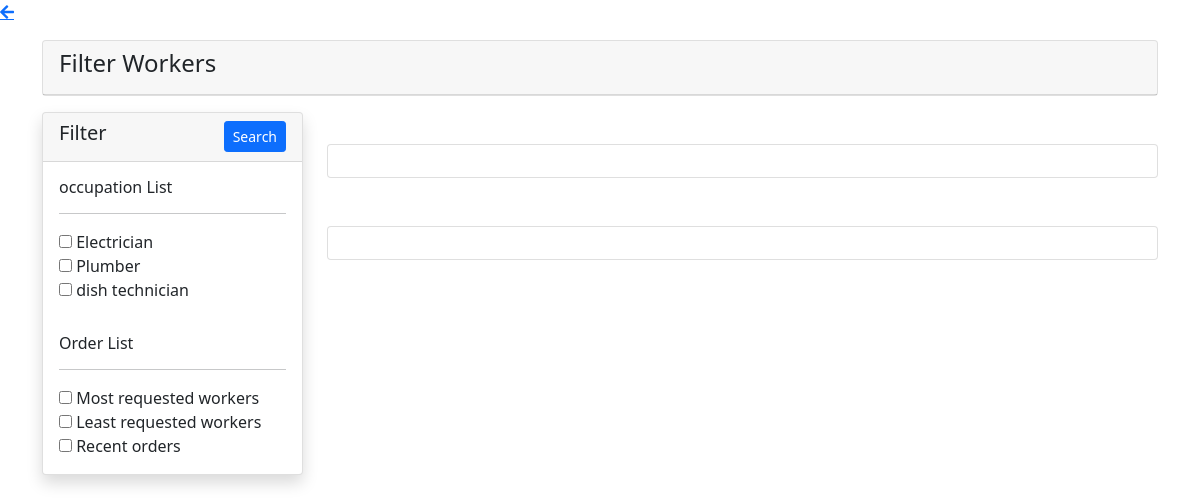
/Mend/View/filter2.php (signed in), run on the app's committed database.
### tables this page shows
CREATE TABLE IF NOT EXISTS `occupation` (
  `occupation_id` int(10) NOT NULL,
  `occupation_type` varchar(30) NOT NULL,
  PRIMARY KEY (`occupation_id`)
);

### Mend/View/filter2.php (the view, shortened to what this page needs)
<!DOCTYPE html>
<html lang="en">
<head>
    <link href="https://cdn.jsdelivr.net/npm/bootstrap@5.0.0-beta1/dist/css/bootstrap.min.css" rel="stylesheet">
    <link rel="stylesheet" href="https://cdnjs.cloudflare.com/ajax/libs/font-awesome/5.15.3/css/all.min.css">
    <link rel="stylesheet" href="https://cdnjs.cloudflare.com/ajax/libs/font-awesome/5.15.3/css/all.min.css" />
    <link href="../csss/bootstrap-grid.min.css" rel="stylesheet">
</head>
<body>
    <header>
        <div class="icons"><a href="customer.php" class="fas fa-arrow-left"></a></div>
    </header>
    <div class="container">
        <div class="row">
            <div class="col-md-12">
                <div class="card mt-3">
                    <div class="card-header">
                        <h4>Filter Workers</h4>
                    </div>
                </div>
            </div>
            <div class="col-md-3">
                <form action="" method="GET">
                    <div class="card shadow mt-3">
                        <div class="card-header">
                            <h5>Filter
                                <button type="submit" class="btn btn-primary btn-sm float-end">Search</button>
                            </h5>
                        </div>
                        <div class="card-body">
                            <h6>occupation List</h6>
                            <hr>
                            <?php
                                $con = mysqli_connect("localhost","root","","menddatabase");
                                $occup_query = "SELECT * FROM occupation";
                                $occup_query_run  = mysqli_query($con, $occup_query);
                                if(mysqli_num_rows($occup_query_run) > 0)
                                {
                                    foreach($occup_query_run as $occuplist)
                                    {
                                        $checked = [];
                                        ?>
                                            <div>
                                                <input type="checkbox" name="occupation[]" value="<?= $occuplist['occupation_id']; ?>"
                                                    <?php if(in_array($occuplist['occupation_id'], $checked)){ echo "checked"; } ?>
                                                 />
                                                <?= $occuplist['occupation_type']; ?>
                                            </div>
                                        <?php
                                    }
                                }
                                else
                                {
                                    echo "No Occupation Found";
                                }
                            ?>
                        </div>
                        <div class="card-body">
                            <h6>Order List</h6>
                            <hr>
                            <?php
                                $con = mysqli_connect("localhost","root","","menddatabase");
                                $request_query = "SELECT * FROM request";
                                $request_query_run  = mysqli_query($con, $request_query);
                                if(mysqli_num_rows($request_query_run) > 0)
                                {
                                        ?>
                                            <div>
                                                <input type="checkbox" name="order1" value="most  "  id="most"
                                                />
                                                 <label for="most"> Most requested workers</label><br>
                                                 <input type="checkbox" name="order2" value=" least "   id="least"
                                                />
                                                 <label for="least"> Least requested workers</label><br>
                                                 <input type="checkbox" name="order3" value="recent "   id="recent"
                                                />
                                                 <label for="recent">Recent orders</label><br>
                                            </div>
                                        <?php
                            }
                                else
                                {
                                    echo "No Orders Found";
                                }
                            ?>
                        </div>
                    </div>
                </form>
            </div>
            <div class="col-md-9 mt-5">
                <div class="card ">
                    <div class="card-body row">
                    </div>
                </div>
                <div class="card mt-5">
                <div class="card-body row">
                    </div>
                </div>
            </div>
        </div>
    </div>
</body>
</html>

### data on the page
occupation: occupation_type "Electrician"
occupation: occupation_type "Plumber"
occupation: occupation_type "dish technician"
